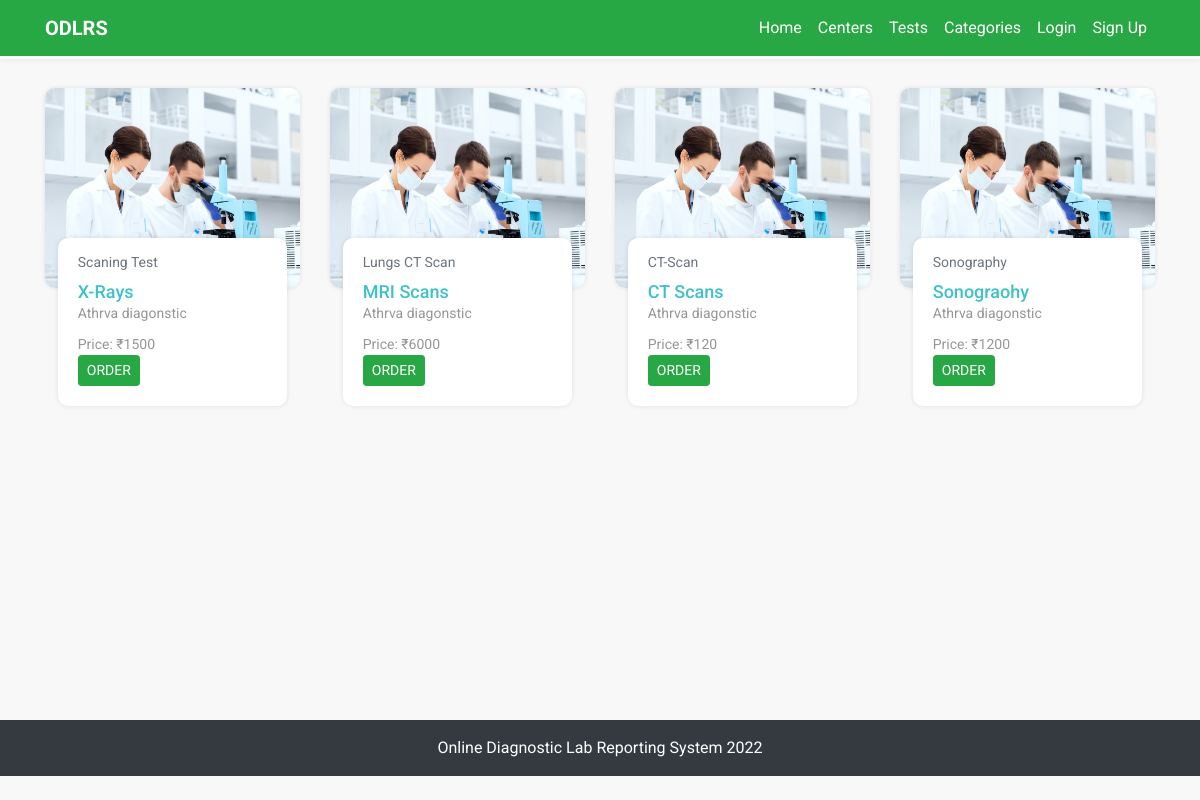
The page /center-details/13/ on the database its author committed.
### tests/models.py (models this page shows, shortened)
class Test(models.Model):
    ACTIVE_STATUS = (
        ('Available', 'AVAILABLE'),
        ('Closed', 'CLOSED'),
    )
    test_name = models.CharField(max_length=250, blank=False)
    image = models.ImageField(default='default_test.jpg', upload_to='test_pics')
    category = models.ForeignKey(TestCategory, on_delete=models.CASCADE, related_name='test_category')
    center = models.ForeignKey(DiagnosticCenter, on_delete=models.CASCADE, related_name='test_center')
    discount = models.PositiveIntegerField(null=True, blank=True)
    price = models.PositiveIntegerField(null=True, blank=True)
    active_status = models.CharField(max_length=20, choices=ACTIVE_STATUS, default='AVAILABLE')
    class Meta:
        ordering = ['-id']
        verbose_name_plural = 'Tests'

class TestCategory(models.Model):
    category_name = models.CharField(max_length=50)
    center = models.ForeignKey(DiagnosticCenter, on_delete=models.CASCADE, related_name='category_center',
                               null=True, blank=True)
    class Meta:
        verbose_name_plural = 'Test Categories'
        ordering = ['-id']
    def __str__(self):
        return self.category_name

### diagnostic_centers/models.py (models this page shows)
class DiagnosticCenter(models.Model):
    name = models.CharField(max_length=250, blank=False)
    image = models.ImageField(default='default_center.jpg', upload_to='diagnostic_center_pics')
    email = models.EmailField(blank=True)
    contact_no = models.CharField(max_length=20, blank=False)
    website = models.CharField(max_length=100, blank=True)
    address = models.CharField(max_length=150, blank=False)
    class Meta:
        verbose_name_plural = 'Diagnostic Centers'
    def __str__(self):
        return self.name

### diagnostic_centers/views.py (the view)
# urls.py: path('center-details/<int:id>/', center_details, name='center-details'),
def center_details(request, id=id):
    single_center = DiagnosticCenter.objects.get(id=id)
    tests_by_center = Test.objects.filter(center__id=id)
    template = 'diagnostic_centers/center_details.html'
    context = {
        'tests_by_center': tests_by_center,
        'single_center': single_center,
    }
    return render(request, template, context)

### templates/diagnostic_centers/center_details.html (shortened to what this page needs)
{% extends 'base.html' %}
{% block content %}
<div class="inner-content">
    <div class="container">
        <div class="row">
            {% for test in tests_by_center %}
            <div class="col-xs-12 col-sm-6 col-md-4 col-lg-3">
                <div class="card test-box">
                    <div class="card-title">
                        <img src="{{ test.image.url }}" class="card-img-top" alt="..." width="100%">
                    </div>
                    <div class="card-body">
                        <p class="card-subtitle mb-2 text-muted">{{ test.category }}</p>
                        <h6 class="">
                            <a href="{% url 'tests:test-details' test.id %}">{{ test.test_name }}</a>
                        </h6>
                        <p class="card-text">{{ test.center }}</p>
                        <p class="card-text text-dange price">Price: <span id="price">₹{{ test.price }}</span></p>
                        <a class="btn btn-sm btn btn-success text-center" href="{% url 'tests:order' test.id %}"
                            type="submit">
                            ORDER
                        </a>
                    </div>
                </div>
            </div>
            {% endfor %}
        </div>
    </div>
</div>
{% endblock %}

### templates/base.html (shortened to what this page needs)
{% load static %}
<!DOCTYPE html>
<html>
<head>
	<link rel="stylesheet" href="https://use.fontawesome.com/releases/v5.8.0/css/all.css"
>
	<link rel="stylesheet" type="text/css" href="{% static 'css/bootstrap.min.css' %}">
	<link rel="stylesheet" type="text/css" href="{% static 'css/fakeLoader.min.css' %}">
	<link rel="stylesheet" type="text/css" href="{% static 'css/style.css' %}">
</head>
<body>
	<nav class="navbar navbar-expand-lg bg-success">
		<div class="container">
			<a class="navbar-brand text-white" href="{% url 'home' %}"><b>ODLRS</b></a>
			<div class="collapse navbar-collapse" id="navbarSupportedContent">
				<ul class="navbar-nav ml-auto">
					<li class="nav-item ">
						<a class="nav-link" href="{% url 'home' %}">Home</a>
					</li>
					<li class="nav-item">
						<a class="nav-link" href="{% url 'diagnostic_centers:all-centers' %}">Centers</a>
					</li>
					<li class="nav-item ">
						<a class="nav-link" href="{% url 'tests:all-tests' %}">Tests</a>
					</li>
					<li class="nav-item">
						<a class="nav-link" href="{% url 'tests:categories' %}">Categories</a>
					</li>
					{% if user.is_authenticated %}
					<li class="nav-item user-profile">
						<a class="nav-link d-flex dropdown-btn" href="#">
							<img src="{{ user.customer_profile.image.url }}" alt="" class="rounded-circle">
							<span class=" dropdown-toggle ml-2">{{user.username}} </span>
						</a>
						<ul class="dropdown">
							<li class="text-center">
								<img src="{{ user.customer_profile.image.url }}" alt="" class="rounded-circle">
								<p>{{ user.customer_profile.profile_name }}</p>
								<a href="{% url 'custom_users:profile-edit' %}">
									Edit Profile
								</a>
							</li>
							<div class="dropdown-divider"></div>
							<li class="dropdown-item">
								<a href="{% url 'custom_users:orders-by-user' %}"> View Profile</a>
							</li>
							<li class="dropdown-item">
								<a href="{% url 'custom_users:filtered-reports-by-user' user.id %}"> Reports</a>
							</li>
							<li class="dropdown-item">
								<a href="{% url 'account_logout' %}"> Logout</a>
							</li>
						</ul>
					</li>
					<!-- <li class="nav-item">
						<a class="nav-link" href="{% url 'account_logout' %}">Logout</a>
					</li> -->
					{% else %}
					<li class="nav-item ">
						<a class="nav-link" href="{% url 'account_login' %}">Login</a>
					</li>
					<li class="nav-item">
						<a class="nav-link" href="{% url 'account_signup' %}">Sign Up</a>
					</li>
					{% endif %}
				</ul>
			</div>
		</div>
	</nav>
	{% block content %} {% endblock %} {% block extra_body %} {% endblock %}
	<div class="footer text-white text-center py-3 bg-dark">
		<div class="w-100 text-center d-flex justify-content-center">
			<div class="d-box px-2">
				<a class="text-white" target="_blank" data-toggle="tooltip"
					data-placement="top" title="Online Diagnostic Lab Reporting System 2022">Online Diagnostic Lab Reporting System 2022</a>
			</div>
		</div>
	</div>
</body>
</html>

### static/css/style.css (style rules this page uses)
* { margin: 0; padding: 0; -webkit-box-sizing: border-box; box-sizing: border-box; font-family: "Roboto", sans-serif; scroll-behavior: smooth; }
a { text-decoration: none; }
.card, .card-header, .card-footer { border: 0; }
html, body { background: #f8f8f8; }
nav.navbar { background: transparent; -webkit-box-shadow: 0 0 5px rgba(0, 0, 0, 0.1); box-shadow: 0 0 5px rgba(0, 0, 0, 0.1); position: fixed; top: 0; z-index: 99999; width: 100%; background: #328691; border-bottom: 3px solid white; }
nav.navbar ul li a { color: #fff; font-size: 16px; outline: none; }
.inner-content { padding-top: 5.5rem; min-height: 90vh; }
p { margin-bottom: 0; }
.test-box { width: 100%; height: auto; background: none; border: 0; }
.test-box .card-title { margin-bottom: 0; -webkit-box-shadow: 0 0 5px rgba(0, 0, 0, 0.1); box-shadow: 0 0 5px rgba(0, 0, 0, 0.1); border-radius: 10px; -webkit-border-radius: 10px; -moz-border-radius: 10px; -ms-border-radius: 10px; -o-border-radius: 10px; }
.test-box .card-title img { border-radius: 10px; min-height: 200px; -webkit-border-radius: 10px; -moz-border-radius: 10px; -ms-border-radius: 10px; -o-border-radius: 10px; }
.test-box .card-body { width: 90%; min-height: 150px; -webkit-box-shadow: 0 0 5px rgba(0, 0, 0, 0.1); box-shadow: 0 0 5px rgba(0, 0, 0, 0.1); margin: auto; border-radius: 10px; -webkit-border-radius: 10px; -moz-border-radius: 10px; -ms-border-radius: 10px; -o-border-radius: 10px; position: relative; top: -50px; background: #fff; }
.test-box .card-body p { font-size: 14px; color: #969696; }
.test-box .card-body p.price { margin-top: 10px; }
.test-box .card-body h6 { font-size: 18px; margin-bottom: 0; }
.test-box .card-body h6 a { color: #3ec1c9; text-decoration: none; }
.footer { background: #328691; position: relative; z-index: 11; }

### rows shown on the page
Test: image (placeholder picture), category "Scaning Test", test_name "X-Rays", center "Athrva diagonstic", price "1500"
Test: image (placeholder picture), category "Lungs CT Scan", test_name "MRI Scans", center "Athrva diagonstic", price "6000"
Test: image (placeholder picture), category "CT-Scan", test_name "CT Scans", center "Athrva diagonstic", price "120"
Test: image (placeholder picture), category "Sonography", test_name "Sonograohy", center "Athrva diagonstic", price "1200"
